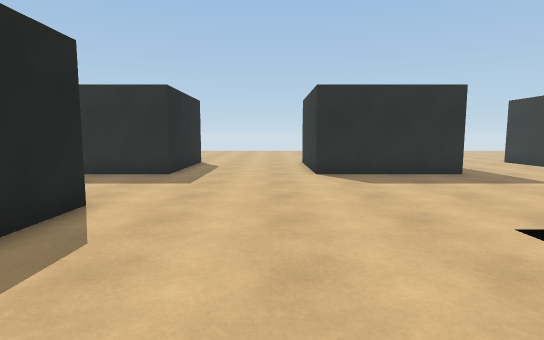
[1] (above)

19 first-person views from a walk through a scene from a Unity 3-D project. The camera is 1.3 m above the floor, tilts 6° down and sees 80° across. The floor is counted in squares, 1 m on a side. Each view is taken from the middle of a square. On the plan, view 1 faces up. The plan holds only what a view shows up to about 14 squares ahead; the rest is blank. The place goes on beyond the plan. The player is left out.

[2]
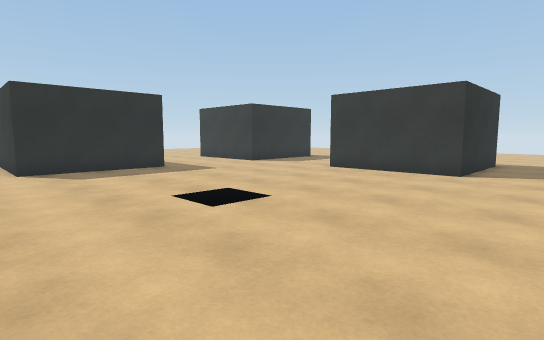

[3]
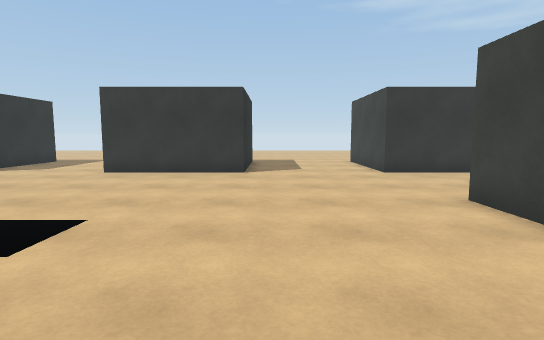

[4]
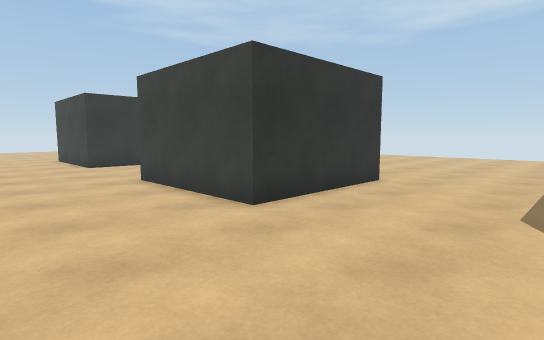

[5]
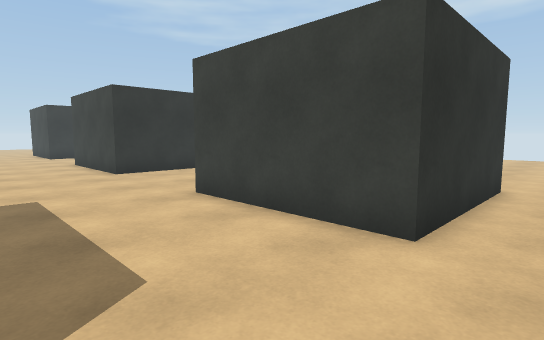

[6]
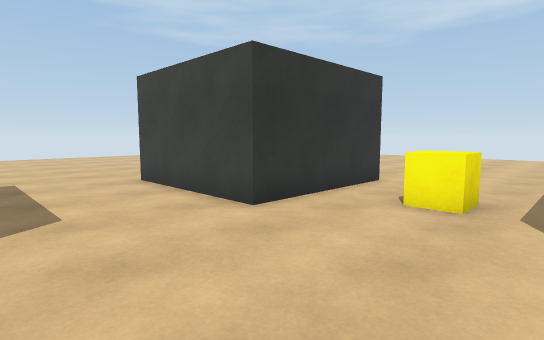

[7]
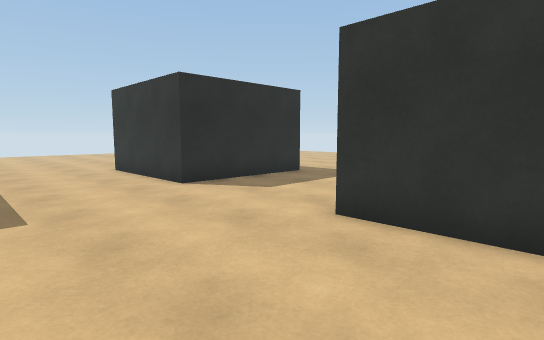

[8]
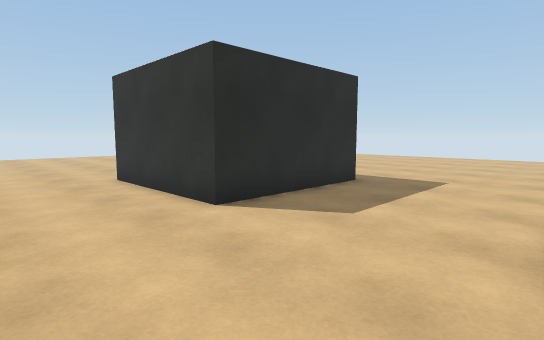

[9]
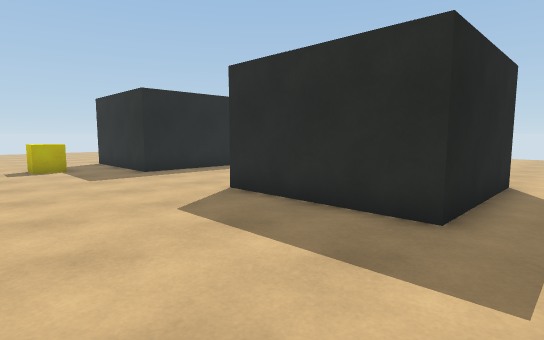

[10]
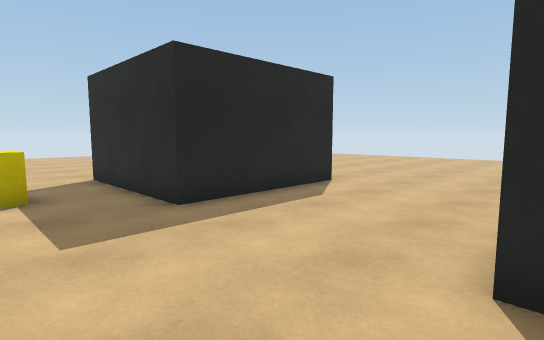

[11]
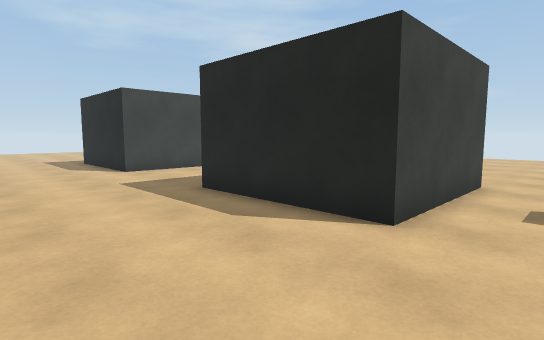

[12]
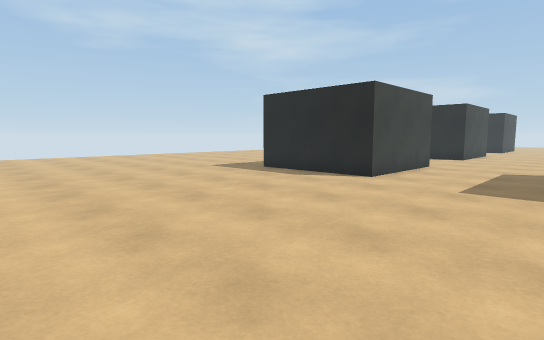

[13]
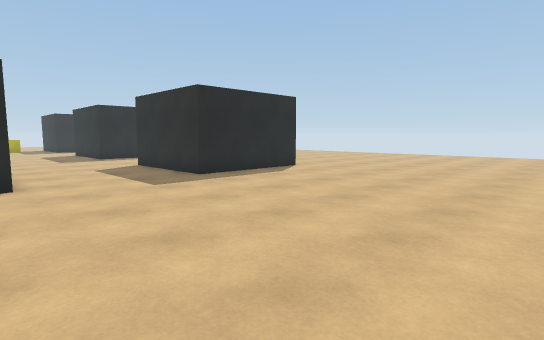

[14]
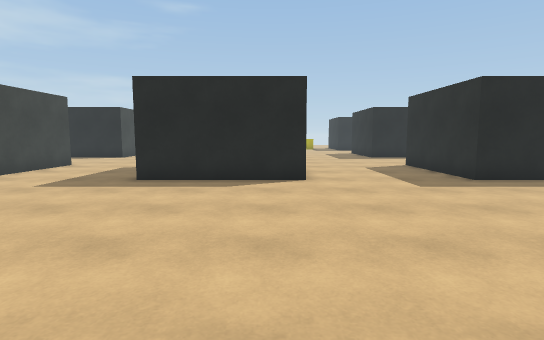

[15]
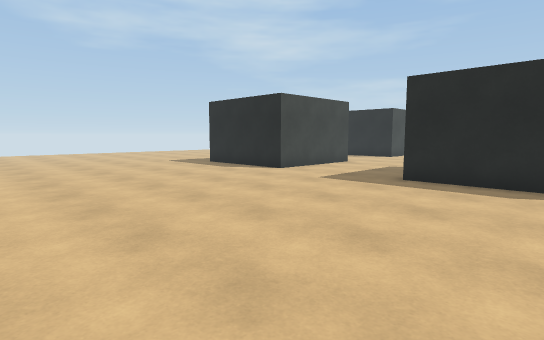

[16]
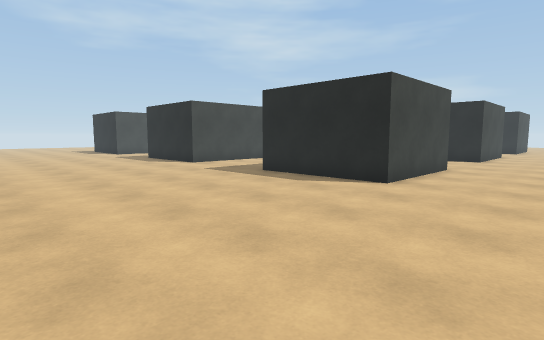

[17]
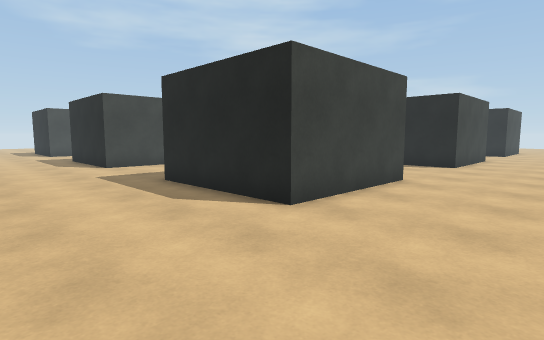

[18]
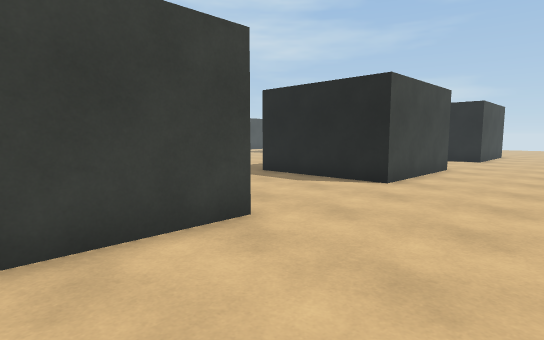

[19]
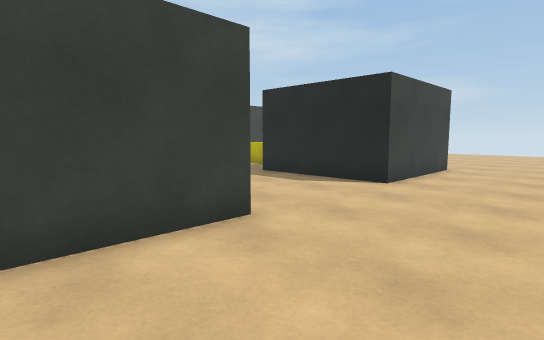

### Floor plan
Points are (right, up) in squares from view 1. A wall is a line through its corners. A room is listed if a view was taken in it or the views show most of it. See-through windows are left out.
Room 1 (views 1, 2, 3, 4, 6, 7, 8, 9, 10, 11, 12, 13, 14, 15, 16, 17, 18, 19)
walls: (15, 6) (16.5, 6) (16.5, 1) (11.5, 1) (11.5, 6); (11.5, 11) (11.5, 16) (16.5, 16) (16.5, 11) (11.5, 11); (11.5, -9.1) (11.5, -4) (16.5, -4) (16.5, -9); (1.5, -9.1) (1.5, -4) (6.5, -4); (1.4, 16) (6.5, 16) (6.5, 11) (1.5, 11) (1.5, 15.4); (-8.6, 6) (-3.5, 6) (-3.5, 1); (-8.5, -4) (-3.5, -4) (-3.5, -7.5); (-8.6, 16) (-3.5, 16) (-3.5, 11) (-8.5, 11)
ways out: opening at (-9.8, -10.5) to room 2; opening at (-9.8, 18.5) to room 2; opening at (-9.7, -0.5) to room 2; opening at (-9.7, 9.5) to room 2
objects: yellow cube (-6, 8) to (-6, 9); yellow cube (9, -7) to (9, -6)
Room 2 (view 5)
walls: (-8.5, -9) (-8.5, -4)
ways out: opening at (-9.8, -10.5) to room 1; opening at (-9.8, 18.5) to room 1; opening at (-9.7, -0.5) to room 1; opening at (-9.7, 9.5) to room 1

Positions as (right, up) in squares from view 1, and headings:
1: (0, 0), facing up
2: (0, -2), facing up-right
3: (0, 0), facing right
4: (-3, 0), facing down-right
5: (-10, 0), facing down-right
6: (7, 0), facing down-right
7: (7, 3), facing up-right
8: (8, 6), facing up-right
9: (8, 6), facing up-left
10: (2, 8), facing up-left
11: (1, 8), facing down-left
12: (26, 1), facing down-left
13: (26, 5), facing up-left
14: (26, 5), facing left
15: (26, 5), facing down-left
16: (25, 20), facing down-left
17: (21, 20), facing down-left
18: (15, 20), facing down-left
19: (5, 20), facing down-left
